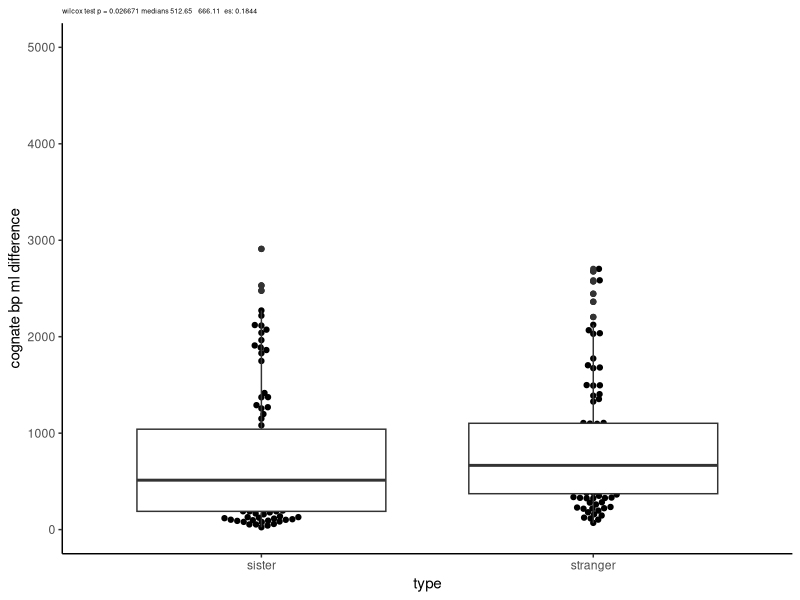
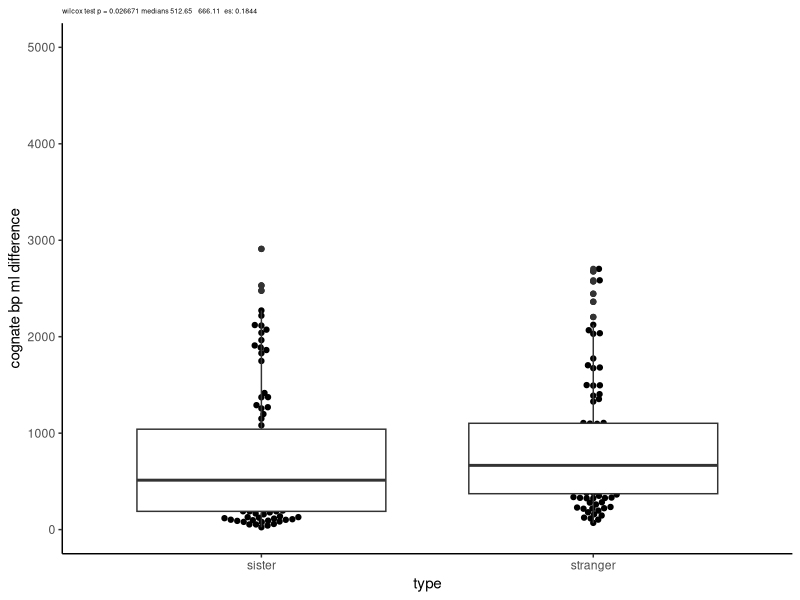

R code for these plots, in order:
#branch point location analyses
#originally written 1/31/24
#edited 3/29/2024
#load packages------
library(dplyr)
library(ggbeeswarm)
theme_set(theme_classic())
getmode <- function(v) {
  uniqv <- unique(v)
  uniqv[which.max(tabulate(match(v, uniqv)))]
}
cohensd <- function(x,y){
  #absolute value of difference in group means
  diffinmeans <- abs(mean(x)-mean(y))
  #pooled standard deviation- root mean square of the standard deviations
  pooledsd <- sqrt(((sd(x)^2)+(sd(y)^2))/2)
  #cohens d
  return(diffinmeans/pooledsd)
}
#set working directory and load files------
setwd("C:/Users/emmamtk/Desktop/CSVs for paper")
pn.info <- read.csv('PN_info.csv')
bout.info <- read.csv('bouton_info_collateral_bps.csv')
#make list of PNs with branch points ordered in L to M order-----
pnbranchpts <- list()
for(i in 1:nrow(pn.info)){
  pn <- pn.info$pn.bodyId[i]
  bps <- unique(bout.info$bp.x[bout.info$pn.bodyId== pn])
  bps <- bps[order(bps)]
  pnbranchpts[[i]] <- bps
  names(pnbranchpts)[i] <- pn
  pn.info$nbp[i] <- length(bps)
}
#pw distances between different types of PNs with the same number of branch points------
#for comparisons sake compute pairwise distances between each PN and a PN
#with the same number of branch points but different glomerulus
#for each neuron compute the pw distances btw the ML position of branch points with all PNs that aren't of the same type
#list of PNs with the X coordinates of their branch points
pwdist <- vector(length = 0)
for(n in 1:7){
  #PNs with the given number of branch points
  pns <- filter(pn.info, nbp ==n)
  #branch points of pns
  pnbps <- pnbranchpts[names(pnbranchpts)%in%pns$pn.bodyId]
  #glomeruli represented in the group
  gloms <- unique(pns$pn.glomerulus)
  #iterate through glomeruli, comparing each PN to PNs of different glomeruli avoiding redundant comparisons
  for(a in 1:(length(gloms)-1)){
    #pns in glom a
    glomapn <- pns$pn.bodyId[pns$pn.glomerulus%in%gloms[a]]
    #pns not in glom a that haven't been compared yet
    otherpn <- pns$pn.bodyId[pns$pn.glomerulus%in%gloms[(a+1):length(gloms)]]
    #compute pairwise distances between each PN belonging to glomA and otherpns
    for(i in 1:length(glomapn)){
      for(j in 1:length(otherpn)){
        pwdist <- c(pwdist,
                    abs(pnbps[names(pnbps)%in%glomapn[i]][[1]]-pnbps[names(pnbps)%in%otherpn[j]][[1]])
        )
      }
    }
    
  }
  
}
#filter out pn types with only 1 neuron--------------
for(i in 1:length(unique(pn.info$pn.glomerulus))){
  pn.info$nneuron[pn.info$pn.glomerulus==unique(pn.info$pn.glomerulus)[i]] <- 
    nrow(filter(pn.info, pn.glomerulus == unique(pn.info$pn.glomerulus)[i]))
}
pn.info <- pn.info[pn.info$nneuron!=1,]
bout.info <- bout.info[bout.info$pn.bodyId%in%pn.info$pn.bodyId,]
#make glomeruli dataframe to store comparisons in
glomeruli <-unique(pn.info[,c(3,6)])
#Pairwise distances between cognate BPs on PNs------
#for each glomerulus calculate pairwise differences in ml position of cognate branch points
#list that will hold the name of each glomerulus/ PN type and the vector of pw differences in ML location of 
#cognate branch points
glomdeltabp <- list()
for(g in 1:nrow(glomeruli)){
  #defines glomerulus of interest
  glom <- glomeruli$pn.glomerulus[g]
  #defines PNs that innervate the glomerulus of interest
  glom.pns <- pn.info$pn.bodyId[pn.info$pn.glomerulus==glom]
  #list that will hold x coordinates of branchpoints on PNs of this type
  pn.branchpt <- pnbranchpts[names(pnbranchpts)%in%glom.pns]
  #determine what the most common number of branch points is for PNs of this type
  glomeruli$nbp[g] <- getmode(lengths(pn.branchpt))
  #limit list of branch points to those with the most common number of branch points
  pn.branchpt <- pn.branchpt[lengths(pn.branchpt)%in%glomeruli$nbp[g]]
  #record how many neurons have the most common number of branch points
  glomeruli$neuronsbp[g] <- length(pn.branchpt)
  #compute pairwise distances between cognate branch points
  pwbpdist <- vector(length = 0)
  if(length(pn.branchpt) >1){
    for(p in 1:(length(pn.branchpt)-1)){
      for(q in (p+1):length(pn.branchpt)){
        pwbpdist <- c(pwbpdist,abs(pn.branchpt[[p]]-pn.branchpt[[q]]))
      }
    }
  }
  if(length(pn.branchpt)==1){
    pwbpdist <- c(pwbpdist,NA)
  }
  #store pairwise distances between cognate branch points
  glomdeltabp[[g]] <- pwbpdist
  #name list entry after the PN type/ glomerulus
  names(glomdeltabp)[g] <- glomeruli$pn.glomerulus[g]
}
#plot pairwise distances between cognate PNs and other PNs----
#get vector of pairwise distances between cognate branch points on sister PNs
pwsisterdist <- vector(length = 0)
for(i in 1:length(glomdeltabp)){
  pwsisterdist <- c(pwsisterdist, glomdeltabp[[i]])
}
pwsisterdist <- pwsisterdist[!is.na(pwsisterdist)]
#select 95 random stranger distances to plot
pwdist.rand <-unique(pwdist[round(runif(150,1,2640))])
pwdist.rand <- pwdist.rand[!is.na(pwdist.rand)]
pwdist.rand <- pwdist.rand[1:95]
#make data into a plottable data frame
plotdist <- as.data.frame(rbind(cbind(pwsisterdist, 'sister'),cbind(pwdist.rand, 'stranger')))
colnames(plotdist) <- c('distance', 'type')
#shapiro test for normality
shapiro.test(pwsisterdist)
shapiro.test(pwdist.rand)#data is nor normally distributed will do a wilcox rank sum test
#wilcox rank sum test 
test <- wilcox.test(pwsisterdist, pwdist.rand)
m1 <- round(median(pwsisterdist),2)
m2 <- round(median(pwdist.rand),2)
#cohensD for effect size
cd <- cohensd(pwsisterdist,pwdist.rand)
#plot data
ggplot(plotdist, aes(x= type, y = as.numeric(distance)))+geom_beeswarm()+
  geom_boxplot()+
  theme_classic()+
  ggtitle(paste("wilcox test p =",round(test$p.value,6),'medians',m1, ' ', m2,
                ' es:', round(cd, 4)))+
  theme(plot.title = element_text(size = 5))+
  ylab('cognate bp ml difference')+
  ylim(0,5000)
ggsave('cognatebp_ml_differences.pdf',
       device = 'pdf',
       width = 4,height =6 ,units = 'in')




